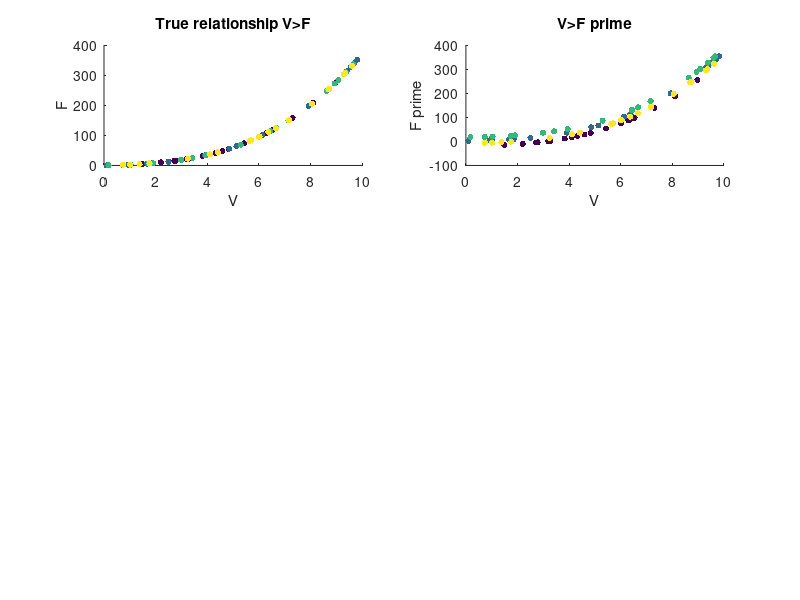

Source code (MATLAB): (Note: this script raises an error after producing the figure.)
clear all;
%Suppose we have a dataset perfectly described by the following
%relationship:
%   F = a*V+b*V^2+d*V^3
%The true coefficient values are:
a=2;
b=0.5;
d=0.3;
coeff_true=[a;b;d];

%   This dataset is collected in 4 series of 20 datapoints each:
series=[repmat(1,20,1);repmat(2,20,1);repmat(3,20,1); repmat(4,20,1)];
[~,s_1st,~] = unique(series);

numpts=length(series); %total number of datapoints

% V values are distributed across all 4 series:
V_in=10*rand(numpts,1);

%The input variables can be assembled in a matrix:
comIN=[V_in,V_in.^2,V_in.^3];

%The true F values can be calculated:
F_true=comIN*coeff_true;

%Plot this true relationship
figure(1)
subplot(3,2,1);
scatter(V_in,F_true,20,series,'filled');
xlabel('V');
ylabel('F');
title('True relationship V>F');

disp('See Figure 1 for true relationship between V and F (global load).');
disp('Press ENTER to continue.');
fprintf('\n');
pause();


%There are tare loads present, however so the reported F value (F') is:
%   F'=F-T_k 
% where T_k is the series tare load

%The true tare values are:
tares_true=[20;-2;-17;8]; 
F_prime=F_true-tares_true(series); %Subtract tares from true global F for F'
%Plot the reported data:
subplot(3,2,2);
scatter(V_in,F_prime,20,series,'filled');
xlabel('V');
ylabel('F prime');
title('V>F prime');

disp('See Figure 1 for true relationship between V and reported load, F prime (global load - tares).');
disp('Press ENTER to continue.');
fprintf('\n');
pause();

%Our goal is to solve for the true coefficients for the relationship V>F.
%We only have access to V and F' to do so, however:

%% Our first approach is regressing for the coefficients, then taking the
%mean of the difference in each series as the tare load:

% Normalize the data for a better conditioned matrix
scale1 = max(abs(comIN));
scale1(scale1==0)=1; %To avoid NaN for channels where RBFs have self-terminated
comIN_1 = comIN./scale1;

xcalib_1 = comIN_1\F_prime; %Solve for coefficients:
xcalib_1 = xcalib_1./scale1'; % De-normalize the coefficients to be used with raw data
coeff_1 = xcalib_1;

%Calculate our approximation without tare correcting:
aprxIN1 = comIN*coeff_1;

%Find residual between F' and approximation:
checkit1 = aprxIN1-F_prime;
taresAllPoints1 = meantare(series,checkit1);
tares1=taresAllPoints1(s_1st);
%Tare subtracted approximation to compare to F_prime
aprxIN1_mTares=aprxIN1-taresAllPoints1;

%Calculate true RMS and tare corrected RMS
RMS1_true=sqrt(mean((aprxIN1-F_true).^2));
RMS1_tareC=sqrt(mean((aprxIN1_mTares-F_prime).^2));
%Calculate Tare RMS
tare_RMS1=sqrt(mean((tares1-tares_true).^2));

%Plot the approximation:
subplot(3,2,3);
scatter(V_in,aprxIN1,20,series,'filled');
xlabel('V');
ylabel('F approx');
title('True load (F) Approximation 1');

subplot(3,2,4);
scatter(V_in,aprxIN1_mTares,20,series,'filled');
xlabel('V');
ylabel('F approx');
title('Tare subracted (F prime) Approximation 1');

disp('Approach 1 calculates coefficients without intercepts, then calculates tares as mean difference between approximation and F prime in each series')
fprintf('RMS between global approximation and true global load: '); fprintf(num2str(RMS1_true)); fprintf('\n');
fprintf('RMS between tare corrected approximation and F_prime: '); fprintf(num2str(RMS1_tareC)); fprintf('\n');
fprintf('RMS between calculated and true tares: '); fprintf(num2str(tare_RMS1)); fprintf('\n');
disp('Press ENTER to continue.');
fprintf('\n');
pause();
%% Our second approach is regressing for the coefficients including a specific intercept term in each series

%We will generate series specific intercepts for each series
comIN2_intercepts=zeros(numpts,max(series));
for i=1:max(series)
    comIN2_intercepts(series==i,i)=1;
end
comIN_2=[comIN,comIN2_intercepts]; %Our predictor variables for regression include the series specific tare intercepts

% Normalize the data for a better conditioned matrix
scale2 = max(abs(comIN_2));
scale2(scale2==0)=1; %To avoid NaN for channels where RBFs have self-terminated
comIN_2 = comIN_2./scale2;

xcalib_2 = comIN_2\F_prime; %Solve for coefficients:
xcalib_2 = xcalib_2./scale2'; % De-normalize the coefficients to be used with raw data

coeff_2 = xcalib_2(1:length(coeff_true)); %Extract coefficients
tares2 = -xcalib_2(length(coeff_true)+1:end); % Tares were solved for with intercept terms
taresAllPoints2 = tares2(series); %Expand out to length of input V

%Calculate our approximation without tare correcting:
aprxIN2 = comIN*coeff_2;

%Tare subtracted approximation to compare to F_prime
aprxIN2_mTares=aprxIN2-taresAllPoints2;

%Calculate true RMS and tare corrected RMS
RMS2_true=sqrt(mean((aprxIN2-F_true).^2));
RMS2_tareC=sqrt(mean((aprxIN2_mTares-F_prime).^2));
%Calculate Tare RMS
tare_RMS2=sqrt(mean((tares2-tares_true).^2));

%Plot the approximation:
subplot(3,2,5);
scatter(V_in,aprxIN2,20,series,'filled');
xlabel('V');
ylabel('F approx');
title('True load (F) Approximation 2');

subplot(3,2,6);
scatter(V_in,aprxIN2_mTares,20,series,'filled');
xlabel('V');
ylabel('F approx');
title('Tare subracted (F prime) Approximation 2');

disp('Approach 2 calculates coefficients with series specific intercepts.  This provides the tares along with coefficients')
fprintf('RMS between global approximation and true global load: '); fprintf(num2str(RMS2_true)); fprintf('\n');
fprintf('RMS between tare corrected approximation and F_prime: '); fprintf(num2str(RMS2_tareC)); fprintf('\n');
fprintf('RMS between calculated and true tares: '); fprintf(num2str(tare_RMS2)); fprintf('\n');
disp('Press ENTER to continue.');
fprintf('\n');
pause()
%% Our third approach is from the Tare formulation provided by Dr. Meade on 4 FEB 20
%% Approach 3A: Calculate coefficients as in approach 1, calculate tares from mean inputs (V) in each series and coefficients

% Normalize the data for a better conditioned matrix
scale3A = max(abs(comIN));
scale3A(scale3A==0)=1; %To avoid NaN for channels where RBFs have self-terminated
comIN_3A = comIN./scale3A;

xcalib_3A = comIN_3A\F_prime; %Solve for coefficients:
xcalib_3A = xcalib_3A./scale3A'; % De-normalize the coefficients to be used with raw data
coeff_3A = xcalib_3A;

%Calculate our approximation without tare correcting:
aprxIN3A = comIN*coeff_3A;

%Determine mean value for each input variable in series for calculating Tares
mean_Term_series=zeros(max(series),size(comIN,2));
comIN_3A_tare=zeros(max(series),size(comIN,2));
for i=1:max(series)
    mean_Term_series(i,:)=mean(comIN(series==i,:),1); %Determine mean for each input variable in series
    comIN_3A_tare(i,:)=mean_Term_series(i,:);
end

%Calculate tares using coefficients and mean input values
tares3A=comIN_3A_tare*coeff_3A;

%Tare subtracted approximation to compare to F_prime
aprxIN3A_mTares=aprxIN3A-tares3A(series);

%Calculate true RMS and tare corrected RMS
RMS3A_true=sqrt(mean((aprxIN3A-F_true).^2));
RMS3A_tareC=sqrt(mean((aprxIN3A_mTares-F_prime).^2));
%Calculate Tare RMS
tare_RMS3A=sqrt(mean((tares3A-tares_true).^2));

%Plot the approximation:
figure(2)
subplot(3,2,1);
scatter(V_in,aprxIN3A,20,series,'filled');
xlabel('V');
ylabel('F approx');
title('True load (F) Approximation 3A');

subplot(3,2,2);
scatter(V_in,aprxIN3A_mTares,20,series,'filled');
xlabel('V');
ylabel('F approx');
title('Tare subracted (F prime) Approximation 3A');

disp('Approach 3A calculates coefficients without intercepts as in Approach 1, then calculates tares using mean input in each series and coefficients')
fprintf('RMS between global approximation and true global load: '); fprintf(num2str(RMS3A_true)); fprintf('\n');
fprintf('RMS between tare corrected approximation and F_prime: '); fprintf(num2str(RMS3A_tareC)); fprintf('\n');
fprintf('RMS between calculated and true tares: '); fprintf(num2str(tare_RMS3A)); fprintf('\n');
disp('Press ENTER to continue.');
fprintf('\n');
pause();

%% Approach 3B: Calculate coefficients using formulation subtracting mean of input in each series (zero mean each series), calculate tares from mean inputs in each series and coefficients
%Determine mean value for each input variable in series for calculating Tares
mean_Term_series=zeros(max(series),size(comIN,2));
comIN_3B_tare=zeros(max(series),size(comIN,2));
for i=1:max(series)
    mean_Term_series(i,:)=mean(comIN(series==i,:),1); %Determine mean for each input variable in series
    comIN_3B_tare(i,:)=mean_Term_series(i,:);
end
comIN_3B=comIN-mean_Term_series(series,:); %Calculate coefficients using comIN corrected with mean voltages

% Normalize the data for a better conditioned matrix
scale3B = max(abs(comIN_3B));
scale3B(scale3B==0)=1; %To avoid NaN
comIN_3B = comIN_3B./scale3B;

xcalib_3B = comIN_3B\F_prime; %Solve for coefficients:
xcalib_3B = xcalib_3B./scale3B'; % De-normalize the coefficients to be used with raw data
coeff_3B = xcalib_3B;

%Calculate our approximation without tare correcting:
aprxIN3B = comIN*coeff_3B;

%Calculate tares using coefficients and mean input values
tares3B=comIN_3B_tare*coeff_3B;

%Tare subtracted approximation to compare to F_prime
aprxIN3B_mTares=aprxIN3B-tares3B(series);

%Calculate true RMS and tare corrected RMS
RMS3B_true=sqrt(mean((aprxIN3B-F_true).^2));
RMS3B_tareC=sqrt(mean((aprxIN3B_mTares-F_prime).^2));
%Calculate Tare RMS
tare_RMS3B=sqrt(mean((tares3B-tares_true).^2));

%Plot the approximation:
subplot(3,2,3);
scatter(V_in,aprxIN3B,20,series,'filled');
xlabel('V');
ylabel('F approx');
title('True load (F) Approximation 3B');

subplot(3,2,4);
scatter(V_in,aprxIN3B_mTares,20,series,'filled');
xlabel('V');
ylabel('F approx');
title('Tare subracted (F prime) Approximation 3B');

disp('Approach 3B calculates coefficients without intercepts using comIN corrected with mean inputs in each series, then calculates tares using mean input in each series and coefficients')
fprintf('RMS between global approximation and true global load: '); fprintf(num2str(RMS3B_true)); fprintf('\n');
fprintf('RMS between tare corrected approximation and F_prime: '); fprintf(num2str(RMS3B_tareC)); fprintf('\n');
fprintf('RMS between calculated and true tares: '); fprintf(num2str(tare_RMS3B)); fprintf('\n');
disp('Press ENTER to continue.');
fprintf('\n');
pause();

%% Approach 3C: Calculate coefficients using formulation subtracting mean of input in each series (zero mean each series), calculate tares from mean difference in each series
%Determine mean value for each input variable in series for calculating Tares
mean_Term_series=zeros(max(series),size(comIN,2));
comIN_3C_tare=zeros(max(series),size(comIN,2));
for i=1:max(series)
    mean_Term_series(i,:)=mean(comIN(series==i,:),1); %Determine mean for each input variable in series
    comIN_3C_tare(i,:)=mean_Term_series(i,:);
end
comIN_3C=comIN-mean_Term_series(series,:); %Calculate coefficients using comIN corrected with mean voltages

% Normalize the data for a better conditioned matrix
scale3C = max(abs(comIN_3C));
scale3C(scale3C==0)=1; %To avoid NaN
comIN_3C = comIN_3C./scale3C;

xcalib_3C = comIN_3C\F_prime; %Solve for coefficients:
xcalib_3C = xcalib_3C./scale3C'; % De-normalize the coefficients to be used with raw data
coeff_3C = xcalib_3C;

%Calculate our approximation without tare correcting:
aprxIN3C = comIN*coeff_3C;

%Find residual between F' and approximation:
checkit3C = aprxIN3C-F_prime;
taresAllPoints3C = meantare(series,checkit3C);
tares3C=taresAllPoints3C(s_1st);
%Tare subtracted approximation to compare to F_prime
aprxIN3C_mTares=aprxIN3C-taresAllPoints3C;

%Calculate true RMS and tare corrected RMS
RMS3C_true=sqrt(mean((aprxIN3C-F_true).^2));
RMS3C_tareC=sqrt(mean((aprxIN3C_mTares-F_prime).^2));
%Calculate Tare RMS
tare_RMS3C=sqrt(mean((tares3C-tares_true).^2));

%Plot the approximation:
subplot(3,2,5);
scatter(V_in,aprxIN3C,20,series,'filled');
xlabel('V');
ylabel('F approx');
title('True load (F) Approximation 3C');

subplot(3,2,6);
scatter(V_in,aprxIN3C_mTares,20,series,'filled');
xlabel('V');
ylabel('F approx');
title('Tare subracted (F prime) Approximation 3C');

disp('Approach 3C calculates coefficients without intercepts using comIN corrected with mean inputs in each series, then calculates tares using mean difference between approximation and F_prime in each series')
fprintf('RMS between global approximation and true global load: '); fprintf(num2str(RMS3C_true)); fprintf('\n');
fprintf('RMS between tare corrected approximation and F_prime: '); fprintf(num2str(RMS3C_tareC)); fprintf('\n');
fprintf('RMS between calculated and true tares: '); fprintf(num2str(tare_RMS3C)); fprintf('\n');
disp('Press ENTER to continue.');
fprintf('\n');